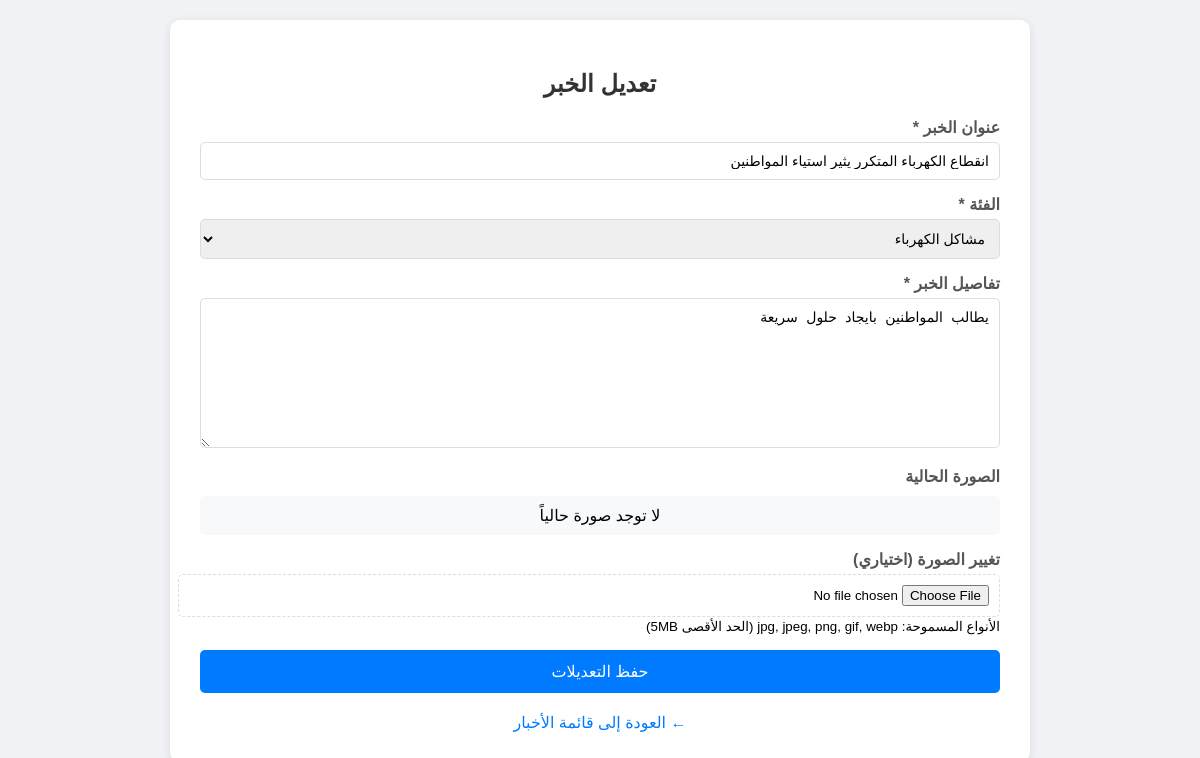
The app's page /edit_news.php?id=3 (signed in) with its own data.
### tables this page shows
CREATE TABLE `news` (
  `id` int(11) NOT NULL,
  `title` varchar(200) NOT NULL,
  `category_id` int(11) NOT NULL,
  `details` text NOT NULL,
  `image` varchar(255) DEFAULT NULL,
  `user_id` int(11) NOT NULL,
  `deleted` tinyint(1) DEFAULT 0,
  `created_at` timestamp NOT NULL DEFAULT current_timestamp(),
  `updated_at` timestamp NOT NULL DEFAULT current_timestamp() ON UPDATE current_timestamp()
);

CREATE TABLE `categories` (
  `id` int(11) NOT NULL,
  `name` varchar(100) NOT NULL
);

### edit_news.php (the view, shortened to what this page needs)
<?php
require_once 'config.php';
$news_id = $_GET['id'];
$stmt = $pdo->prepare("SELECT * FROM news WHERE id = ?");
$stmt->execute([$news_id]);
$news = $stmt->fetch();
$stmt = $pdo->query("SELECT * FROM categories ORDER BY name ASC");
$categories = $stmt->fetchAll();
?>
<!DOCTYPE html>
<html lang="ar" dir="rtl">
<head>
</head>
<body>
    <div class="container">
        <h2>تعديل الخبر</h2>
        <form method="POST" action="" enctype="multipart/form-data">
            <div class="form-group">
                <label>عنوان الخبر *</label>
                <input type="text" name="title" required value="<?php echo htmlspecialchars($news['title']); ?>">
            </div>
            <div class="form-group">
                <label>الفئة *</label>
                <select name="category_id" required>
                    <?php foreach($categories as $category): ?>
                        <option value="<?php echo $category['id']; ?>" <?php echo ($category['id'] == $news['category_id']) ? 'selected' : ''; ?>>
                            <?php echo htmlspecialchars($category['name']); ?>
                        </option>
                    <?php endforeach; ?>
                </select>
            </div>
            <div class="form-group">
                <label>تفاصيل الخبر *</label>
                <textarea name="details" required><?php echo htmlspecialchars($news['details']); ?></textarea>
            </div>
            <div class="form-group">
                <label>الصورة الحالية</label>
                <?php if(!empty($news['image']) && file_exists('uploads/' . $news['image'])): ?>
                    <div class="current-image">
                        <img src="uploads/<?php echo $news['image']; ?>" alt="الصورة الحالية">
                    </div>
                <?php else: ?>
                    <div class="current-image">لا توجد صورة حالياً</div>
                <?php endif; ?>
            </div>
            <div class="form-group">
                <label>تغيير الصورة (اختياري)</label>
                <input type="file" name="image" accept="image/*" onchange="previewImage(this)">
                <small>الأنواع المسموحة: jpg, jpeg, png, gif, webp (الحد الأقصى 5MB)</small>
            </div>
            <button type="submit"> حفظ التعديلات</button>
        </form>
        <a href="view_news.php" class="back-link">← العودة إلى قائمة الأخبار</a>
    </div>
</body>
</html>

### edit_news.php (style rules this page uses)
body { font-family: Arial, sans-serif; background-color: #f0f2f5; margin: 0; padding: 20px; }
.container { max-width: 800px; margin: 0 auto; background: white; padding: 30px; border-radius: 10px; box-shadow: 0 2px 10px rgba(0,0,0,0.1); }
h2 { text-align: center; color: #333; }
.form-group { margin-bottom: 15px; }
label { display: block; margin-bottom: 5px; color: #555; font-weight: bold; }
input[type="text"], select, textarea { width: 100%; padding: 10px; border: 1px solid #ddd; border-radius: 5px; box-sizing: border-box; font-size: 14px; }
textarea { resize: vertical; min-height: 150px; }
input[type="file"] { padding: 10px; border: 1px dashed #ddd; border-radius: 5px; width: 100%; }
button { width: 100%; padding: 12px; background-color: #007bff; color: white; border: none; border-radius: 5px; cursor: pointer; font-size: 16px; }
.back-link { display: block; text-align: center; margin-top: 20px; color: #007bff; text-decoration: none; }
.current-image { margin-top: 10px; padding: 10px; background: #f8f9fa; border-radius: 5px; text-align: center; }

### records on screen
news: title "انقطاع الكهرباء المتكرر يثير استياء المواطنين", category_id "مشاكل الكهرباء", details "يطالب المواطنين بايجاد حلول سريعة"
